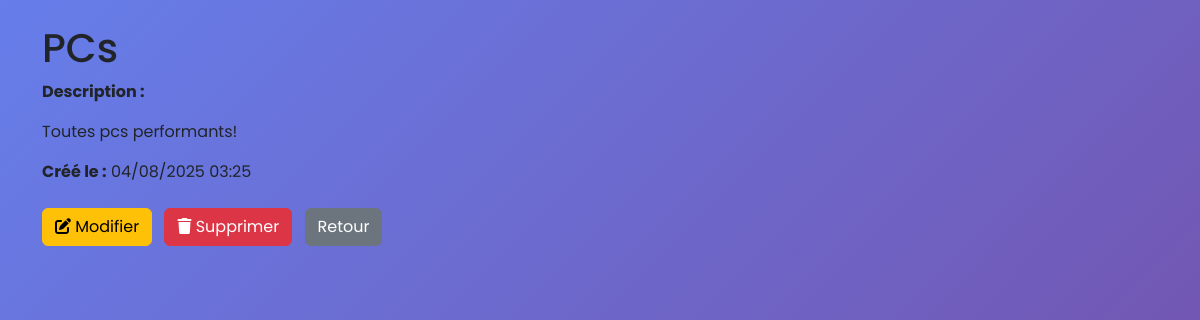
/accounts/categories/2/ (signed in), run on the app's committed database.
### apps/core/models.py (models this page shows, shortened)
class Category(models.Model):
    name = models.CharField(max_length=100, unique=True, verbose_name="Nom de la catégorie")
    description = models.TextField(blank=True, verbose_name="Description")
    created_at = models.DateTimeField(auto_now_add=True, verbose_name="Créé le")
    class Meta:
        verbose_name = "Catégorie"
        verbose_name_plural = "Catégories"
        ordering = ['name']

### apps/accounts/views.py (the view)
# urls.py: path('categories/<int:pk>/',    views.CategoryDetailView.as_view(),    name='category_detail'),
class CategoryDetailView(LoginRequiredMixin, AdminRequiredMixin, DetailView):
    model = Category
    template_name = 'accounts/categories/category_detail.html'
    context_object_name = 'category'

### apps/accounts/models.py (called while the page is built)
    def is_admin(self):
        return self.role == self.Role.ADMIN

### apps/accounts/views.py (called while the page is built)
    def test_func(self):
        return self.request.user.is_authenticated and self.request.user.is_admin()

### apps/accounts/templates/accounts/categories/category_detail.html (shortened to what this page needs)
{% extends 'base.html' %}
{% block content %}
<div class="container py-4">
  <h1>{{ category.name }}</h1>
  <p><strong>Description :</strong><br>{{ category.description|linebreaks }}</p>
  <p><strong>Créé le :</strong> {{ category.created_at|date:"d/m/Y H:i" }}</p>
  <div class="mt-4">
    <a href="{% url 'accounts:category_edit' category.pk %}" class="btn btn-warning me-2">
      <i class="fas fa-edit"></i> Modifier
    </a>
    <a href="{% url 'accounts:category_delete' category.pk %}" class="btn btn-danger">
      <i class="fas fa-trash"></i> Supprimer
    </a>
    <a href="{% url 'accounts:category_list' %}" class="btn btn-secondary ms-2">
      Retour
    </a>
  </div>
</div>
{% endblock %}

### templates/base.html (style rules this page uses)
:root { --primary-color: #103cbe; --secondary-color: #6c757d; --success-color: #28a745; --danger-color: #dc3545; --warning-color: #ffc107; --info-color: #17a2b8; }
body { font-family: 'Poppins', sans-serif; background: linear-gradient(135deg, #667eea 0%, #764ba2 100%); min-height: 100vh; }

### data on the page
Category: name "PCs", description "Toutes pcs performants!", created_at "04/08/2025 03:25"
